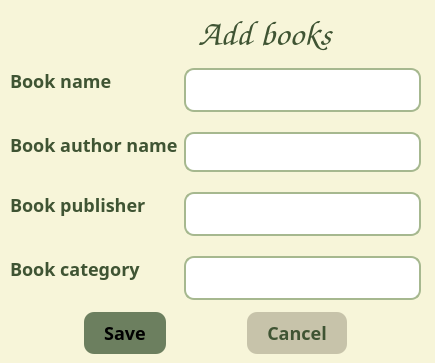
<?xml version="1.0" encoding="UTF-8"?>
<ui version="4.0">
 <class>AddBooks</class>
 <widget class="QDialog" name="AddBooks">
  <property name="geometry">
   <rect>
    <x>0</x>
    <y>0</y>
    <width>435</width>
    <height>363</height>
   </rect>
  </property>
  <property name="sizePolicy">
   <sizepolicy hsizetype="Preferred" vsizetype="Preferred">
    <horstretch>0</horstretch>
    <verstretch>0</verstretch>
   </sizepolicy>
  </property>
  <property name="minimumSize">
   <size>
    <width>0</width>
    <height>0</height>
   </size>
  </property>
  <property name="windowTitle">
   <string>Add books</string>
  </property>
  <property name="styleSheet">
   <string notr="true">/* ======== MAIN WINDOW ======== */
QDialog {
    background-color: #f7f5d9;
    color: #3f5433;
}

/* ======== LABELS ======== */
QLabel {
    font-size: 18px;
    color: #3f5433;
}

#titleLabel {
    font-size: 36px;
    font-weight: bold;
}

/* Кнопка &quot;Назад&quot; */
QPushButton#goBackButton {
    background-color: transparent;
    border: none;
    color: #3d4a3f;
    font-size: 20px;
    border-radius: 8px;
}

QPushButton#goBackButton:hover {
    background-color: #d7d9c6;
}

/* ======== LINE EDITS ======== */
QLineEdit {
    background: #ffffff;
    border: 2px solid #a6b88f;
    border-radius: 10px;
    padding: 8px 12px;
    font-size: 15px;
    color: #3f5433;
}

QLineEdit:focus {
    border: 2px solid #7f936a;
}

/* ======== BUTTONS ======== */
QPushButton {
    padding: 8px 20px;
    border-radius: 10px;
    font-size: 18px;
    font-weight: bold;
}

/* SAVE BUTTON — olive style (як Login/Signup) */
#saveButton {
    background-color: #6c7f5f;
}

#saveButton:hover {
    background-color: #7f9270;
}

#saveButton:pressed {
    background-color: #5b6c50;
}

/* CANCEL BUTTON — light olive with dark text */
#cancelButton {
    background-color: #c7c3aa;
    color: #3f5433;
}

#cancelButton:hover {
    background-color: #d4d1bb;
}

#cancelButton:pressed {
    background-color: #b6b29b;
}</string>
  </property>
  <widget class="QWidget" name="layoutWidget">
   <property name="geometry">
    <rect>
     <x>10</x>
     <y>10</y>
     <width>411</width>
     <height>344</height>
    </rect>
   </property>
   <layout class="QVBoxLayout" name="verticalLayout">
    <item>
     <layout class="QHBoxLayout" name="horizontalLayout_4">
      <item>
       <widget class="QPushButton" name="goBackButton">
        <property name="sizePolicy">
         <sizepolicy hsizetype="Fixed" vsizetype="Fixed">
          <horstretch>0</horstretch>
          <verstretch>0</verstretch>
         </sizepolicy>
        </property>
        <property name="text">
         <string/>
        </property>
        <property name="icon">
         <iconset>
          <normaloff>icons/left-arrow.png</normaloff>icons/left-arrow.png</iconset>
        </property>
       </widget>
      </item>
      <item>
       <spacer name="horizontalSpacer">
        <property name="orientation">
         <enum>Qt::Orientation::Horizontal</enum>
        </property>
        <property name="sizeHint" stdset="0">
         <size>
          <width>40</width>
          <height>20</height>
         </size>
        </property>
       </spacer>
      </item>
      <item>
       <widget class="QLabel" name="titleLabel">
        <property name="sizePolicy">
         <sizepolicy hsizetype="Fixed" vsizetype="Fixed">
          <horstretch>0</horstretch>
          <verstretch>0</verstretch>
         </sizepolicy>
        </property>
        <property name="font">
         <font>
          <family>Comic Sans MS</family>
          <pointsize>-1</pointsize>
          <bold>true</bold>
         </font>
        </property>
        <property name="text">
         <string>Add books</string>
        </property>
       </widget>
      </item>
      <item>
       <spacer name="horizontalSpacer_2">
        <property name="orientation">
         <enum>Qt::Orientation::Horizontal</enum>
        </property>
        <property name="sizeHint" stdset="0">
         <size>
          <width>40</width>
          <height>20</height>
         </size>
        </property>
       </spacer>
      </item>
     </layout>
    </item>
    <item>
     <layout class="QFormLayout" name="formLayout_2">
      <property name="labelAlignment">
       <set>Qt::AlignmentFlag::AlignLeading|Qt::AlignmentFlag::AlignLeft|Qt::AlignmentFlag::AlignVCenter</set>
      </property>
      <property name="formAlignment">
       <set>Qt::AlignmentFlag::AlignLeading|Qt::AlignmentFlag::AlignLeft|Qt::AlignmentFlag::AlignVCenter</set>
      </property>
      <property name="verticalSpacing">
       <number>20</number>
      </property>
      <item row="0" column="0">
       <widget class="QLabel" name="label_3">
        <property name="sizePolicy">
         <sizepolicy hsizetype="Fixed" vsizetype="Fixed">
          <horstretch>0</horstretch>
          <verstretch>0</verstretch>
         </sizepolicy>
        </property>
        <property name="font">
         <font>
          <family>Arial Rounded MT</family>
          <pointsize>-1</pointsize>
          <bold>true</bold>
         </font>
        </property>
        <property name="text">
         <string>Book name</string>
        </property>
       </widget>
      </item>
      <item row="0" column="1">
       <widget class="QLineEdit" name="bookNameLineEdit">
        <property name="sizePolicy">
         <sizepolicy hsizetype="Expanding" vsizetype="Fixed">
          <horstretch>0</horstretch>
          <verstretch>0</verstretch>
         </sizepolicy>
        </property>
        <property name="font">
         <font>
          <family>Arial Rounded MT</family>
          <pointsize>-1</pointsize>
          <bold>true</bold>
         </font>
        </property>
       </widget>
      </item>
      <item row="1" column="0">
       <widget class="QLabel" name="label_4">
        <property name="sizePolicy">
         <sizepolicy hsizetype="Fixed" vsizetype="Fixed">
          <horstretch>0</horstretch>
          <verstretch>0</verstretch>
         </sizepolicy>
        </property>
        <property name="font">
         <font>
          <family>Arial Rounded MT</family>
          <pointsize>-1</pointsize>
          <bold>true</bold>
         </font>
        </property>
        <property name="text">
         <string>Book author name</string>
        </property>
       </widget>
      </item>
      <item row="1" column="1">
       <widget class="QLineEdit" name="bookAuthorLineEdit">
        <property name="font">
         <font>
          <family>Arial</family>
          <pointsize>-1</pointsize>
         </font>
        </property>
       </widget>
      </item>
      <item row="2" column="0">
       <widget class="QLabel" name="label_5">
        <property name="sizePolicy">
         <sizepolicy hsizetype="Fixed" vsizetype="Fixed">
          <horstretch>0</horstretch>
          <verstretch>0</verstretch>
         </sizepolicy>
        </property>
        <property name="font">
         <font>
          <family>Arial Rounded MT</family>
          <pointsize>-1</pointsize>
          <bold>true</bold>
         </font>
        </property>
        <property name="text">
         <string>Book publisher</string>
        </property>
       </widget>
      </item>
      <item row="2" column="1">
       <widget class="QLineEdit" name="bookPublisherLineEdit">
        <property name="font">
         <font>
          <family>Arial Rounded MT</family>
          <pointsize>-1</pointsize>
          <bold>true</bold>
         </font>
        </property>
       </widget>
      </item>
      <item row="3" column="0">
       <widget class="QLabel" name="label_6">
        <property name="sizePolicy">
         <sizepolicy hsizetype="Fixed" vsizetype="Fixed">
          <horstretch>0</horstretch>
          <verstretch>0</verstretch>
         </sizepolicy>
        </property>
        <property name="font">
         <font>
          <family>Arial Rounded MT</family>
          <pointsize>-1</pointsize>
          <bold>true</bold>
         </font>
        </property>
        <property name="text">
         <string>Book category</string>
        </property>
       </widget>
      </item>
      <item row="3" column="1">
       <widget class="QLineEdit" name="bookCategoryLineEdit">
        <property name="font">
         <font>
          <family>Arial Rounded MT</family>
          <pointsize>-1</pointsize>
          <bold>true</bold>
         </font>
        </property>
       </widget>
      </item>
     </layout>
    </item>
    <item>
     <layout class="QHBoxLayout" name="horizontalLayout_3">
      <item>
       <spacer name="horizontalSpacer_5">
        <property name="orientation">
         <enum>Qt::Orientation::Horizontal</enum>
        </property>
        <property name="sizeHint" stdset="0">
         <size>
          <width>40</width>
          <height>20</height>
         </size>
        </property>
       </spacer>
      </item>
      <item>
       <widget class="QPushButton" name="saveButton">
        <property name="font">
         <font>
          <family>Arial Rounded MT</family>
          <pointsize>-1</pointsize>
          <bold>true</bold>
         </font>
        </property>
        <property name="text">
         <string>Save</string>
        </property>
       </widget>
      </item>
      <item>
       <spacer name="horizontalSpacer_15">
        <property name="orientation">
         <enum>Qt::Orientation::Horizontal</enum>
        </property>
        <property name="sizeHint" stdset="0">
         <size>
          <width>40</width>
          <height>20</height>
         </size>
        </property>
       </spacer>
      </item>
      <item>
       <widget class="QPushButton" name="cancelButton">
        <property name="font">
         <font>
          <family>Arial Rounded MT</family>
          <pointsize>-1</pointsize>
          <bold>true</bold>
         </font>
        </property>
        <property name="text">
         <string>Cancel</string>
        </property>
       </widget>
      </item>
      <item>
       <spacer name="horizontalSpacer_17">
        <property name="orientation">
         <enum>Qt::Orientation::Horizontal</enum>
        </property>
        <property name="sizeHint" stdset="0">
         <size>
          <width>40</width>
          <height>20</height>
         </size>
        </property>
       </spacer>
      </item>
     </layout>
    </item>
   </layout>
  </widget>
 </widget>
 <resources/>
 <connections/>
</ui>
